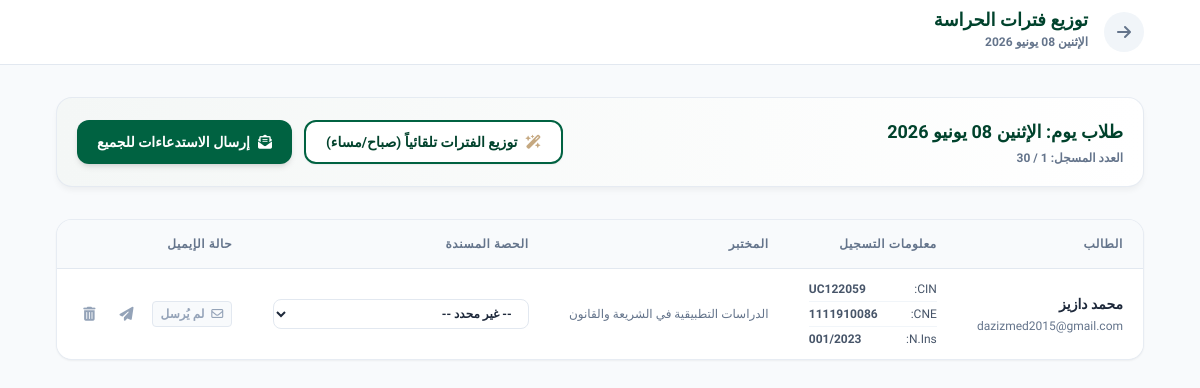
The page /admin/day/الإثنين 08 يونيو 2026 (signed in) on the database as committed earlier.
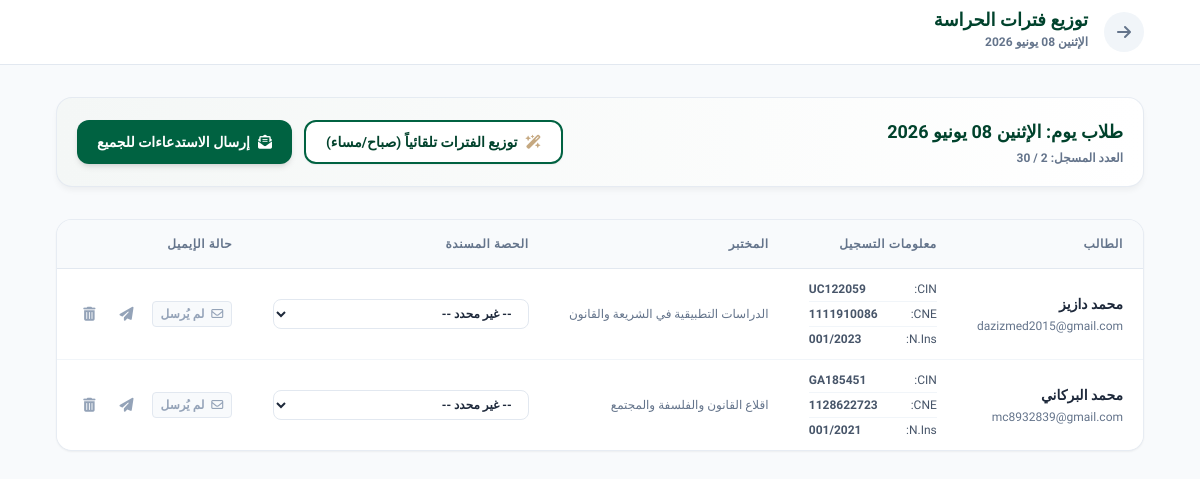
The same page on the database as committed later.
### tables this page shows
CREATE TABLE days (
        id INTEGER PRIMARY KEY AUTOINCREMENT,
        day_label TEXT NOT NULL UNIQUE,
        day_date TEXT NOT NULL,
        max_capacity INTEGER DEFAULT 20,
        is_active INTEGER DEFAULT 1
    );

CREATE TABLE students (
        id INTEGER PRIMARY KEY AUTOINCREMENT,
        anne_inscription TEXT,
        nins TEXT,
        nom_complet TEXT NOT NULL,
        prenom TEXT,
        cne TEXT,
        cin TEXT NOT NULL UNIQUE,
        labo TEXT,
        situation TEXT,
        email TEXT,
        chosen_day TEXT DEFAULT NULL,
        assigned_period TEXT DEFAULT NULL,
        email_sent INTEGER DEFAULT 0,
        registration_date TIMESTAMP DEFAULT NULL
    , assigned_session_id INTEGER DEFAULT NULL REFERENCES sessions(id));

### app.py (the view)
@app.route('/admin/day/<day_label>')
def admin_day_detail(day_label):
    if not session.get('admin_logged_in'):
        return redirect(url_for('admin_login'))
    conn = get_db()
    cursor = conn.cursor()
    cursor.execute("SELECT * FROM days WHERE day_label = ?", (day_label,))
    day = cursor.fetchone()
    if not day:
        flash('اليوم غير موجود.', 'danger')
        return redirect(url_for('admin_dashboard'))
    cursor.execute('''
        SELECT s.*, se.track, se.module_name, se.time_slot, se.semester, se.group_label
        FROM students s
        LEFT JOIN sessions se ON s.assigned_session_id = se.id
        WHERE s.chosen_day = ?
        ORDER BY se.time_slot, s.nom_complet
    ''', (day_label,))
    students = [dict(row) for row in cursor.fetchall()]
    cursor.execute("SELECT * FROM sessions WHERE day_label = ? ORDER BY track, time_slot", (day_label,))
    day_sessions = [dict(row) for row in cursor.fetchall()]
    conn.close()
    return render_template('admin_day.html', day=dict(day), students=students, sessions=day_sessions)

### app.py (called while the page is built)
def get_db():
    conn = sqlite3.connect(DB_PATH)
    conn.row_factory = sqlite3.Row
    return conn

### templates/admin_day.html (shortened to what this page needs)
<!DOCTYPE html>
<html lang="ar" dir="rtl">
<head>
    <link rel="stylesheet" href="https://cdnjs.cloudflare.com/ajax/libs/font-awesome/6.4.0/css/all.min.css">
    <script src="https://cdn.tailwindcss.com"></script>
</head>
<body class="text-slate-800 pb-12">
    <header class="bg-white border-b border-slate-200 sticky top-0 z-30">
        <div class="max-w-6xl mx-auto px-4 sm:px-6 lg:px-8">
            <div class="flex justify-between h-16 items-center">
                <div class="flex items-center gap-4">
                    <a href="{{ url_for('admin_dashboard') }}" class="w-10 h-10 rounded-full bg-slate-100 flex items-center justify-center text-slate-500 hover:bg-brand-50 hover:text-brand-600 transition-colors">
                        <i class="fa-solid fa-arrow-right"></i>
                    </a>
                    <div>
                        <h1 class="text-lg font-extrabold text-brand-700 font-tajawal leading-none">توزيع فترات الحراسة</h1>
                        <span class="text-xs font-bold text-slate-500">{{ day.day_label }}</span>
                    </div>
                </div>
            </div>
        </div>
    </header>
    <main class="max-w-6xl mx-auto px-4 sm:px-6 lg:px-8 py-8">
        <div class="glass-card rounded-2xl p-5 mb-8 flex flex-col sm:flex-row justify-between items-center gap-4 bg-gradient-to-r from-brand-50 to-white">
            <div>
                <h2 class="font-bold text-brand-700 text-lg">طلاب يوم: {{ day.day_label }}</h2>
                <p class="text-xs text-slate-500 font-bold mt-1">العدد المسجل: {{ students|length }} / {{ day.max_capacity }}</p>
            </div>
            <div class="flex gap-3">
                <button onclick="autoDistribute('{{ day.day_label }}', this)" class="px-5 py-2.5 bg-white border-2 border-brand-500 text-brand-700 hover:bg-brand-50 font-bold rounded-xl shadow-sm transition-all text-sm flex items-center gap-2">
                    <i class="fa-solid fa-wand-magic-sparkles text-accent-gold"></i> توزيع الفترات تلقائياً (صباح/مساء)
                </button>
                <button onclick="sendEmailsBulk('{{ day.day_label }}', this)" class="px-5 py-2.5 bg-brand-500 hover:bg-brand-600 text-white font-bold rounded-xl shadow-md transition-all text-sm flex items-center gap-2">
                    <i class="fa-solid fa-envelope-open-text"></i> إرسال الاستدعاءات للجميع
                </button>
            </div>
        </div>
        <div class="glass-card rounded-2xl overflow-hidden shadow-sm">
            <div class="overflow-x-auto">
                <table class="w-full text-right border-collapse">
                    <thead>
                        <tr class="bg-slate-50 text-slate-500 border-b border-slate-200 text-xs font-bold uppercase tracking-wider">
                            <th class="py-4 px-5">الطالب</th>
                            <th class="py-4 px-5">معلومات التسجيل</th>
                            <th class="py-4 px-5">المختبر</th>
                            <th class="py-4 px-5">الحصة المسندة</th>
                            <th class="py-4 px-5">حالة الإيميل</th>
                        </tr>
                    </thead>
                    <tbody class="divide-y divide-slate-100 text-sm bg-white">
                        {% for st in students %}
                            <tr class="hover:bg-slate-50 transition-colors">
                                <td class="py-3 px-5">
                                    <span class="block font-bold text-slate-800">{{ st.nom_complet }}</span>
                                    <span class="block text-xs font-medium text-slate-500 mt-1" dir="ltr">{{ st.email }}</span>
                                </td>
                                <td class="py-3 px-5 text-xs text-slate-600 space-y-1">
                                    <div class="flex justify-between w-32 border-b border-slate-100 pb-1"><span>CIN:</span><span class="font-bold" dir="ltr">{{ st.cin }}</span></div>
                                    <div class="flex justify-between w-32 border-b border-slate-100 pb-1"><span>CNE:</span><span class="font-bold" dir="ltr">{{ st.cne }}</span></div>
                                    <div class="flex justify-between w-32"><span>N.Ins:</span><span class="font-bold" dir="ltr">{{ st.nins }}</span></div>
                                </td>
                                <td class="py-3 px-5 text-xs text-slate-500 max-w-xs truncate" title="{{ st.labo }}">{{ st.labo }}</td>
                                <td class="py-3 px-5">
                                    <select onchange="updateSession({{ st.id }}, this.value)"
                                            class="w-64 px-3 py-1.5 border border-slate-200 rounded-lg outline-none text-xs font-bold bg-white focus:border-brand-500 cursor-pointer">
                                        <option value="">-- غير محدد --</option>
                                    </select>
                                </td>
                                <td class="py-3 px-5">
                                    <div class="flex items-center gap-3">
                                        {% if st.email_sent %}
                                            <span class="text-xs font-bold text-green-600 bg-green-50 px-2 py-1 rounded border border-green-200"><i class="fa-solid fa-check-double ml-1"></i> مُرسل</span>
                                        {% else %}
                                            <span class="text-xs font-bold text-slate-400 bg-slate-50 px-2 py-1 rounded border border-slate-200"><i class="fa-regular fa-envelope ml-1"></i> لم يُرسل</span>
                                        {% endif %}
                                        <button onclick="sendEmailSingle({{ st.id }}, this)" title="إرسال إيميل الاستدعاء لهذا الطالب" class="p-1.5 text-slate-400 hover:text-brand-600 hover:bg-brand-50 rounded transition-colors">
                                            <i class="fa-solid fa-paper-plane"></i>
                                        </button>
                                        <button onclick="deleteRegistration({{ st.id }}, this)" title="إلغاء حجز الطالب وتفريغ مكانه" class="p-1.5 text-slate-400 hover:text-red-600 hover:bg-red-50 rounded transition-colors">
                                            <i class="fa-solid fa-trash-can"></i>
                                        </button>
                                    </div>
                                </td>
                            </tr>
                        {% endfor %}
                    </tbody>
                </table>
            </div>
        </div>
    </main>
</body>
</html>

### templates/admin_day.html (style rules this page uses)
body { font-family: 'Cairo', 'Tajawal', sans-serif; background-color: #f8fafc; }
.glass-card { background: white; border: 1px solid rgba(226, 232, 240, 0.8); box-shadow: 0 4px 6px -1px rgba(0,0,0,0.05); }
select { background-image: none; }

Rows that differ between the two databases and show on the page:
now on this page (row edited): students: nom_complet "محمد البركاني", email "mc8932839@gmail.com", cin "GA185451", cne "1128622723", nins "001/2021", labo "اقلاع القانون والفلسفة والمجتمع", email_sent 0 (drawn)
Other text that changed with them:
{{ students|length }}: "1" → "2"
